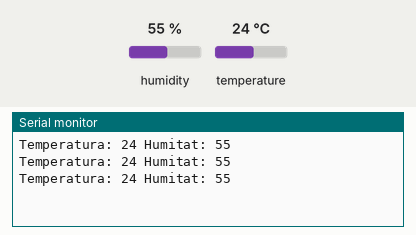
Recording of a sketch running on a simulated Arduino Uno, built with avr-gcc and run on an emulated ATmega328P. Shown: the last lines printed to the serial monitor. Inputs (shaded band) come from the test bench; at power-on: humidity 55 %, temperature 24 °C. No radio packets arrive unless stated.

Above: at 2.9 s.
3.0 s: humidity set to 22 %
At 4.9 s:
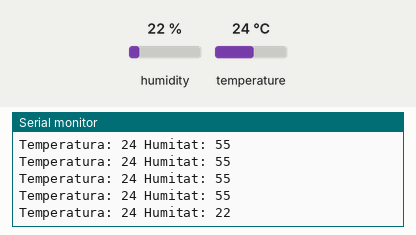
5.9 s: temperature set to 12 °C
At 7.2 s:
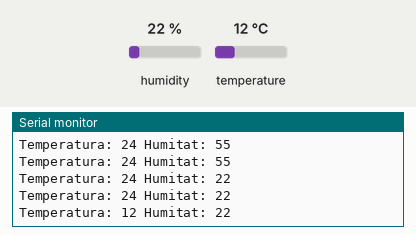
8.8 s: humidity set to 40 %
At 10.4 s:
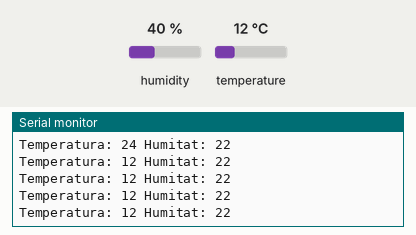
Timing chart, 0 to 11.9 s (numbered marks = the images above; inputs shaded):
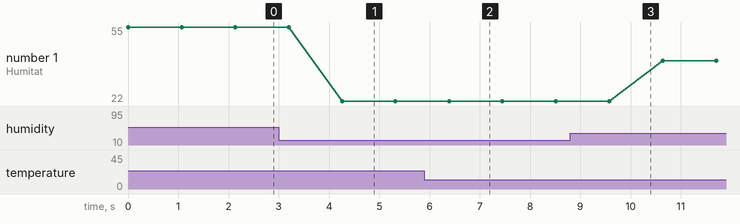

Measured:
- after the input at 3.0 s, the serial monitor: prints a new line after 1.3 s (image 1)
- after the input at 5.9 s, the serial monitor: prints a new line after 0.49 s (image 2)
- plotted number 1: 55 → 22 after the input at 3.0 s, 22 → 40 after the input at 8.8 s

The sketch:

rf_433_mhz_dht22_emissor.ino
```cpp
//Llibreries pel sensor DHT22
#include <DHT.h>
#include <DHT_U.h>

//Libreries per l'emissor RF433 Mhz
#include <RH_ASK.h> //Llibreria de RadioHead
#include <SPI.h> //No utilitzarem la comunicació per SPI però la llibreria de RadioHead la requereix com a dependència

int PIN_SENSOR_TEMP_HUMITAT = 2; //Pin digital on hi ha connectat el sensor de temperatura i humitat DHT22

RH_ASK rf_driver; //Objecte de tipus de modulació ASK que utilitzarem

int temperatura;
int humitat;

DHT dht(PIN_SENSOR_TEMP_HUMITAT, DHT22); //Estem definint quin pin utilitzarem per llegir dades i model del sensor

void setup() {
  //Codi de configuració/inicialització que s'executarà en posar-se en marxa l'Arduino

  Serial.begin(9600); //Definim a quina velocitat volem utilitzar el port sèrie
  dht.begin(); //Inicialitzem el sensor
  rf_driver.init(); //Inicialitzem la llibreria de comunicació (si no indiquem el contrari, el pin per defecte serà el digital 12)

}

void loop() {
  //Codi que s'executerà repetidament un cop s'hagi inicialitzat l'Arduino

  //Llegim el valor dels sensors
  temperatura = dht.readTemperature(); //Llegim del sensor, la temperatura amb la funció de la llibreria
  humitat = dht.readHumidity(); //Legim del sensor, la humitat amb la funció de la llibreria

  //Escribim en el monitor sèrie els valor acabats de llegir
  Serial.print("Temperatura: ");
  Serial.print(temperatura);
  Serial.print(" Humitat: ");
  Serial.println(humitat);

  //Enviem la informació que acabem de mostrar pel monitor sèrie, ara per ràdiofreqüencia
  char msg[6];
  sprintf(msg, "%02d%c%02d\0",temperatura, ';', humitat);

  rf_driver.send((uint8_t *)msg, strlen(msg)); //Li indiquem el valor/dada a enviar
  rf_driver.waitPacketSent(); //Funció que esperarà que s'hagi completat l'enviament per seguir amb l'execució del codi

  //Esperem mig segon abans no tornem a fer una lectura dels sensors i tornem a enviar la informació per l'emissor
  delay(1000);

}
```
